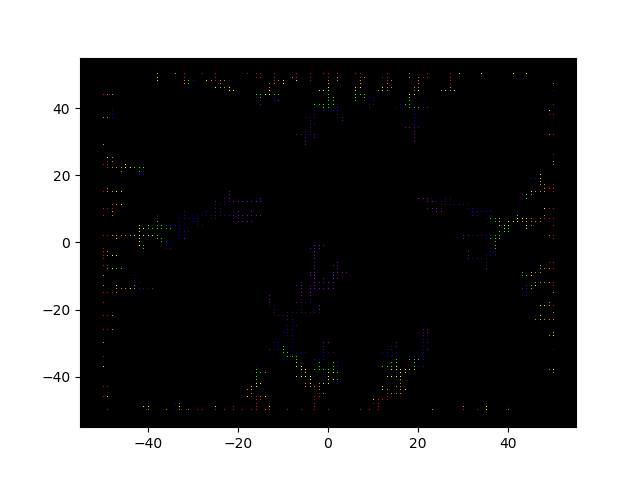

Reproduce this figure in Python.
import numpy as np
import random as rnd
import matplotlib.pyplot as plt
import time

CORDS = []

L=400

x1 = L/2
x2 = -L/2
y1 = L/2
y2 = -L/2

def Distance(x,y):
	return np.sqrt(x**2+y**2)

def AddParticle():
	global CORDS,x1,x2,y1,y2
	x,y = 0,0
	while True:
		s = [ #sprawdzanie sąsiedztwa
			(x+1,y),
			(x,y+1),
			(x-1,y),
			(x,y-1)
			]
		if x == x1 or x == x2 or y == y1 or y == y2:
			print(len(CORDS))
			CORDS.append((x,y))
			return (x,y)
		if len(list(set(s) & set(CORDS))) > 0:
			#print(len(CORDS),(x,y))
			CORDS.append((x,y))
			return (x,y)
		rand = rnd.randint(1,4)
		if rand == 1:
			x += 1
		elif rand == 2:
			y += 1
		elif rand == 3:
			x += -1
		elif rand == 4: 
			y += -1
	return (x,y)

while True:
	last = AddParticle()
	if last == (0,0):
		break

CordsX = []
CordsY = []

for cord in CORDS:
	CordsX.append(cord[0])
	CordsY.append(cord[1])

COLORS = [
		 (1,0,0),
		 (1,127/255,0),
		 (1,1,0),
		 (0,1,0),
		 (102/255,1,1),
		 (102/255,194/255,1),
		 (1,1,1)
		 ]
		 
plt.rcParams['axes.facecolor']='black'
counter = len(CORDS)
for i in range(7):
	plt.plot(CordsX[i*int(counter/7):(i+1)*int(counter/7)],CordsY[i*int(counter/7):(i+1)*int(counter/7)],',',color=COLORS[i])

#plt.plot(CordsX,CordsY,'.',color='red')
plt.show()
